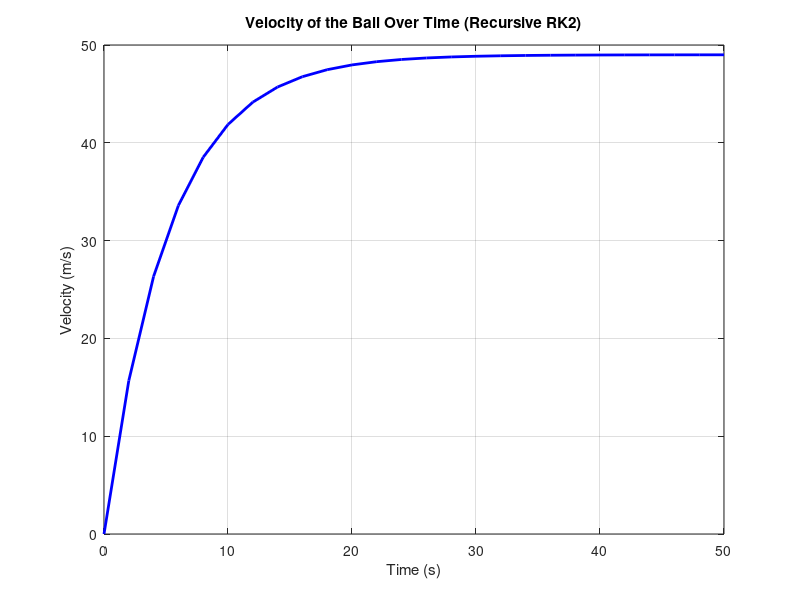

Write the MATLAB code that produced this figure.
% runge_kutta_recursive.m
function runge_kutta_recursive()
    fprintf('=== Runge-Kutta Method (Recursive) ===\n');
    tic;
    
    % Parameters
    f = @(t, v) 9.8 - 0.2*v;
    t0 = 0;
    v0 = 0;
    h = 2;
    tn = 50;
    
    % Initialize arrays
    n = ceil((tn - t0)/h);
    t = zeros(1, n+1);
    v = zeros(1, n+1);
    t(1) = t0;
    v(1) = v0;
    
    % Recursive Runge-Kutta
    [t, v] = rk2_recursive_func(f, t, v, t0, tn, h, 1);
    
    % Results
    time_taken = toc;
    
    fprintf('Final velocity: %.4f m/s\n', v(end));
    fprintf('Computation time: %.4f seconds\n', time_taken);
    fprintf('Number of steps: %d\n', n);
    
    % Plot results
    figure;
    plot(t, v, 'b-', 'LineWidth', 2);
    xlabel('Time (s)');
    ylabel('Velocity (m/s)');
    title('Velocity of the Ball Over Time (Recursive RK2)');
    grid on;
    
    % Save results
    save("runge_kutta_recursive.mat", "t", "v", "time_taken");
end

function [t, v] = rk2_recursive_func(f, t, v, t_current, t_end, h, step)
    % Base case
    if t_current >= t_end
        return;
    end
    
    % Runge-Kutta 2nd order
    k1 = h * f(t_current, v(step));
    k2 = h * f(t_current + h, v(step) + k1);
    v(step + 1) = v(step) + 0.5 * (k1 + k2);
    t(step + 1) = t_current + h;
    
    fprintf('Step %d: t = %.1f, v = %.4f\n', step, t(step), v(step));
    
    % Recursive call
    [t, v] = rk2_recursive_func(f, t, v, t_current + h, t_end, h, step + 1);
end